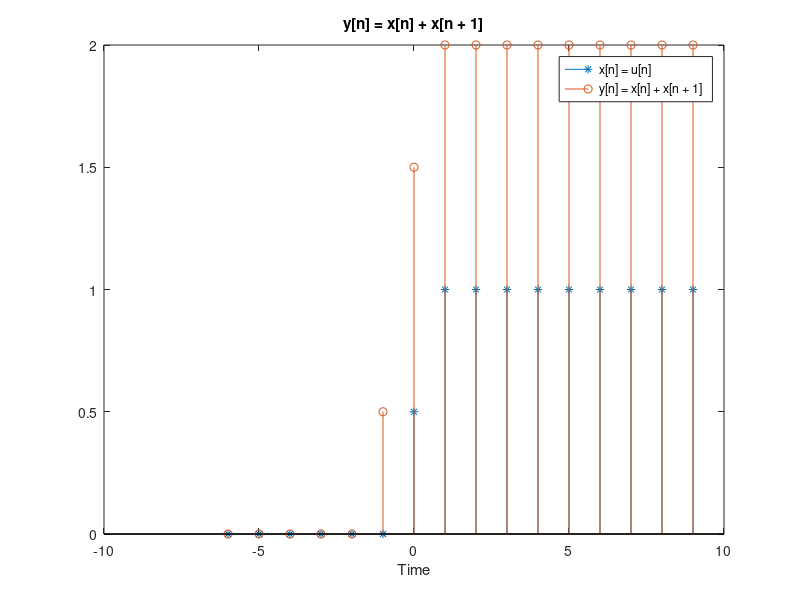

This chart was generated by the following MATLAB code:
%Basic Problem b
n = [-6 : 9];
x = [zeros(1, 6) 1/2 ones(1, 9) ]
x0 = [zeros(1, 6) 1/2 ones(1, 9)];
x1 = [zeros(1, 5) 1/2 ones(1, 10)];
y = x0 + x1;
stem(n, x, '*');
hold on
stem(n, y);

title('y[n] = x[n] + x[n + 1]')
xlabel('Time')
legend('x[n] = u[n]', 'y[n] = x[n] + x[n + 1]')
